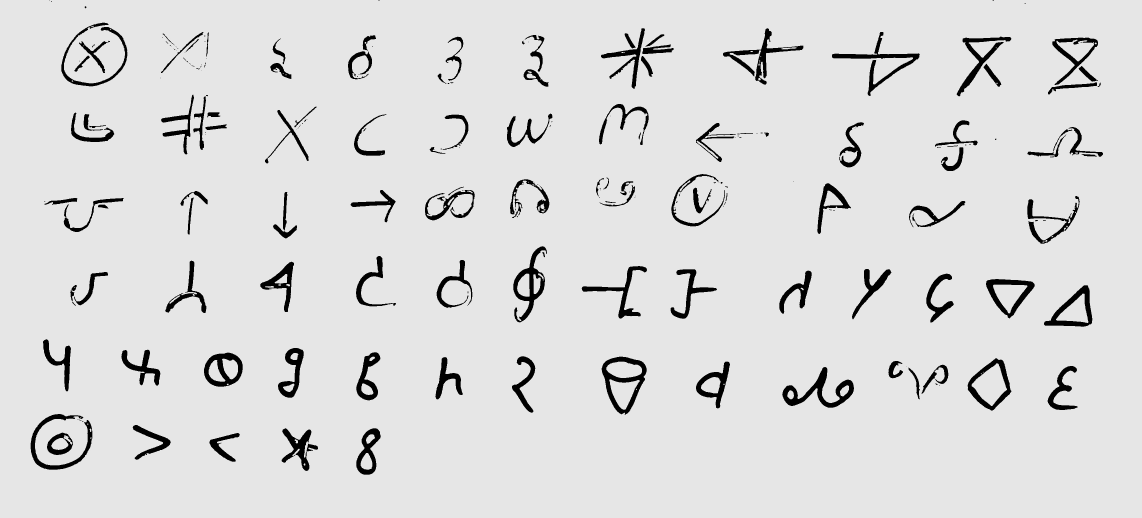
#> input picture images/output2.jpeg, 3426 x 1554 px, found by its file name (shown at 1/3 size)
$ python segment2.py
#> lines starting #> are read from the running program, lines starting #| are printed output that depends on the picture; after the words box and inside, x2 and y2 are one past the last pixel; in counts of white or black regions, pixels touching at a corner belong together
import cv2
import numpy as np

# function to display images
def display(img, dpi=80):
  if img is None:
    print("Error: Could not read image from", img)
    return
  height, width = img.shape[:2] # Get image dimensions
  # Calculate aspect ratio preserving figure size in inches
  fig_width = width / float(dpi)
  fig_height = height / float(dpi)
  # Create a new window with calculated size
  cv2.namedWindow("Image", cv2.WINDOW_NORMAL)  # Create resizable window
  cv2.resizeWindow("Image", int(fig_width * 100), int(fig_height * 100))  # Resize in pixels
  cv2.imshow("Image", img) # Display the image on the created window
  cv2.waitKey(0) # Wait for a key press to close the window
  cv2.destroyAllWindows() # Close all windows

# Read the image
im = cv2.imread("C:\\Users\\amans\\OneDrive\\Desktop\\stuff\\output2.jpeg")
#> im is the input picture: shape (1554, 3426, 3); min 0, max 239, mean 218.9
im = cv2.resize(im, None, fx=4, fy=4, interpolation=cv2.INTER_CUBIC)

# Convert the image to grayscale
gray = cv2.cvtColor(im, cv2.COLOR_BGR2GRAY)
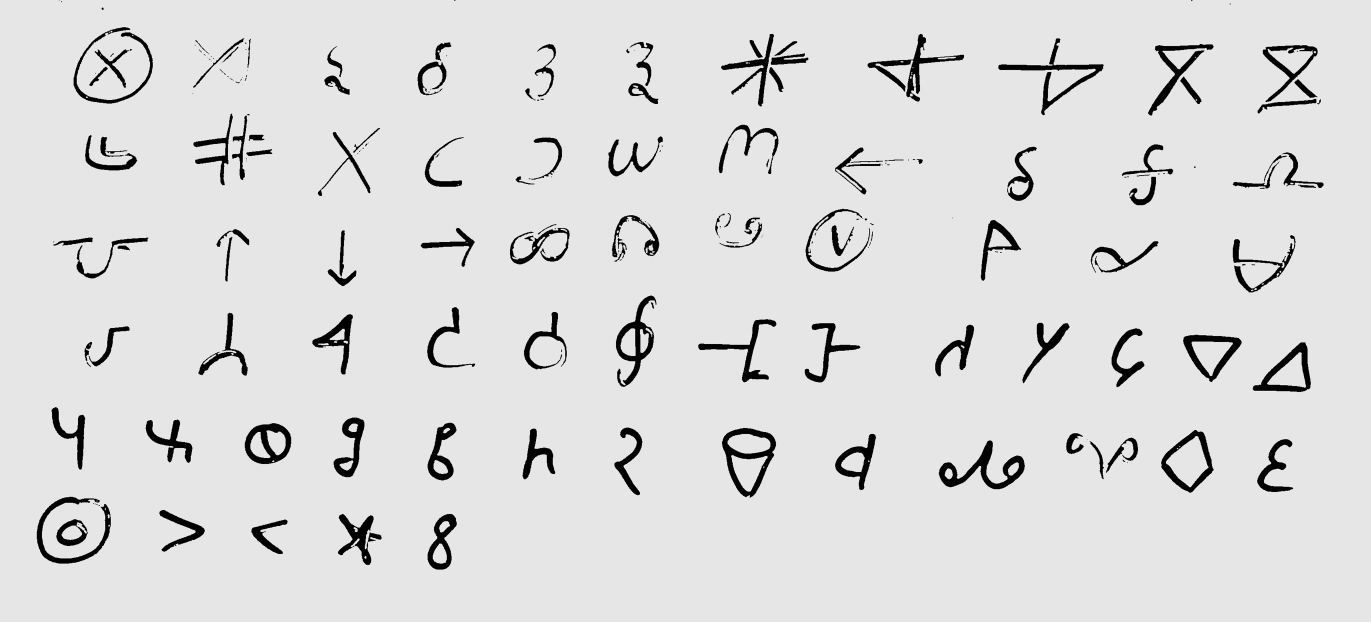
#> gray: shape (6216, 13704) (shown at 1/10 size); min 0, max 255, mean 219

# Apply binary thresholding
ret, thresh = cv2.threshold(gray, 127, 255, cv2.THRESH_BINARY_INV)
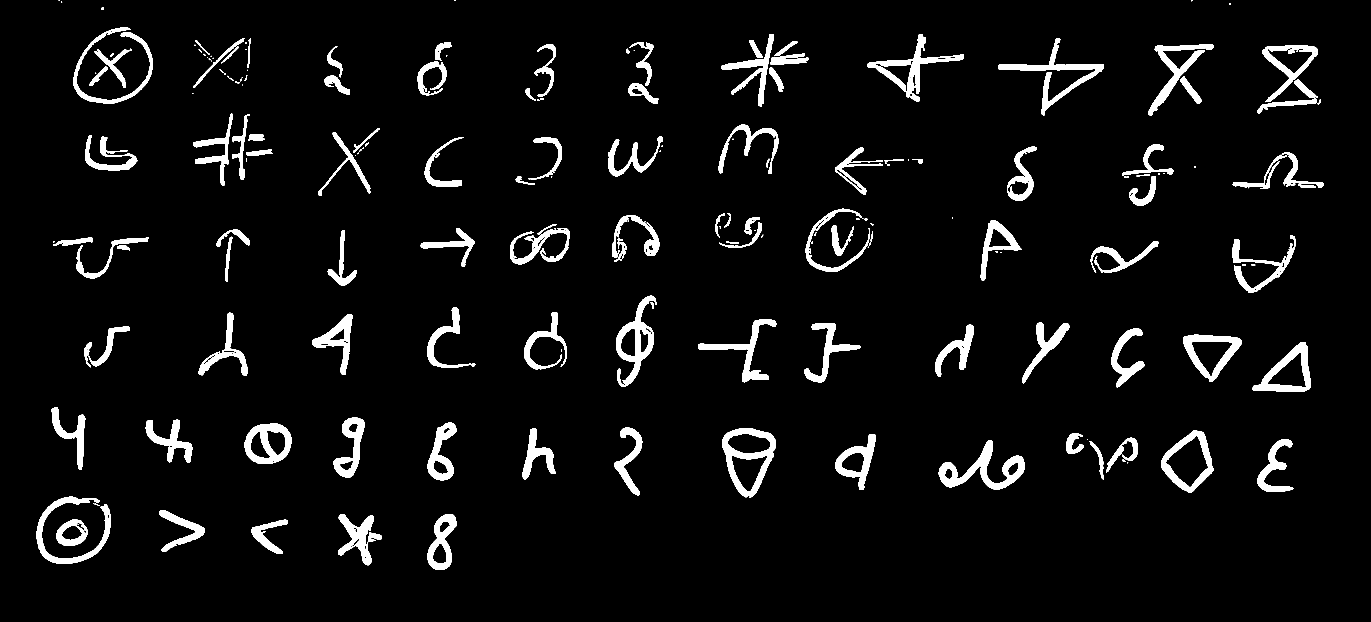
#> thresh: shape (6216, 13704) (shown at 1/10 size); 4.9% white; 232 white regions (13 under 20 px), largest, box (x1, y1, x2, y2) and area: (9388, 4404, 10248, 4892) 123010, (7220, 4280, 7760, 4976) 119426, (6160, 2956, 6564, 3868) 108718

# Apply dilation
kernel = np.ones((5, 5), np.uint8)
img_dilation = cv2.dilate(thresh, kernel, iterations=1)
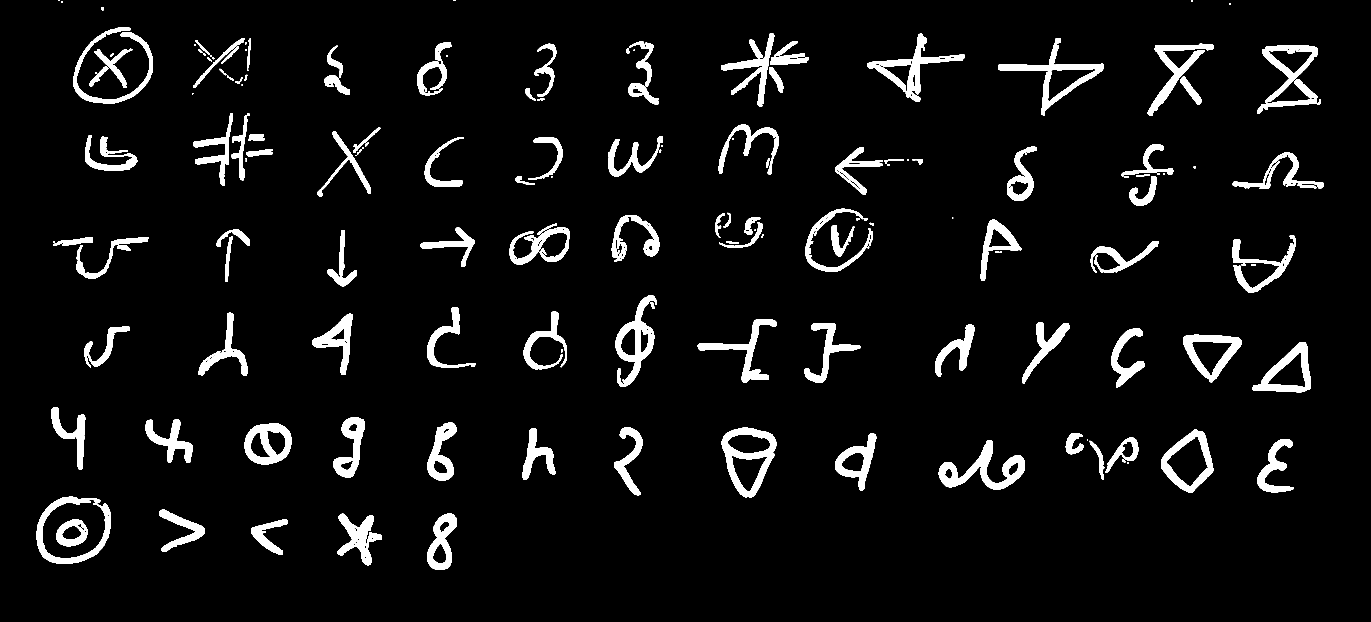
#> img_dilation: shape (6216, 13704) (shown at 1/10 size); 5.5% white; 211 white regions

# Find contours
ctrs, _ = cv2.findContours(img_dilation.copy(), cv2.RETR_EXTERNAL, cv2.CHAIN_APPROX_SIMPLE)
#> ctrs = 209 contours; largest, box (x1, y1, x2, y2) and area: (7218, 4278, 7762, 4978) 260284, (11610, 4298, 12138, 4930) 211152, (11830, 3346, 12418, 3822) 168934, (12526, 3422, 13110, 3922) 165263, (6158, 2954, 6566, 3870) 163436

# Sort contours
sorted_ctrs = sorted(ctrs, key=lambda ctr: cv2.boundingRect(ctr)[0])
#> sorted_ctrs has the same summary as ctrs

# Draw bounding boxes directly on the original image
for i, ctr in enumerate(sorted_ctrs):
    # Get bounding box
    x, y, w, h = cv2.boundingRect(ctr)

    # Draw bounding box with increased width
    cv2.rectangle(im, (x, y), (x + w, y + h), (90, 0, 255), 3)  # Increase thickness parameter to increase width
#> this loop made 209 passes
#> (x, y, w, h) on passes 1 to 3: (366, 4966, 744, 672), (514, 4070, 340, 628), (530, 2413, 16, 13)

# Display the image with bounding boxes
display(im)
